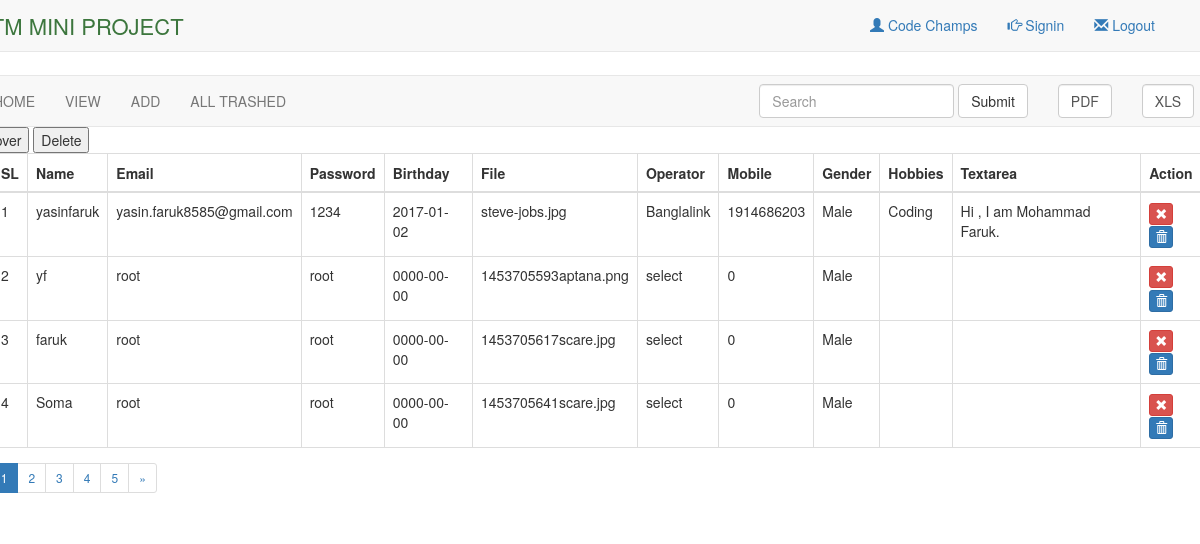
The page /Views/SEIP107348/Phonebook/trashed.php on the database its author committed.
### tables this page shows
CREATE TABLE IF NOT EXISTS `phone_data` (
`id` int(11) NOT NULL,
  `name` varchar(30) NOT NULL,
  `email` varchar(30) NOT NULL,
  `password` varchar(30) NOT NULL,
  `birthday` date NOT NULL,
  `file` varchar(30) NOT NULL,
  `operator` varchar(30) NOT NULL,
  `mobile` int(30) NOT NULL,
  `gender` varchar(10) NOT NULL,
  `hobbies` varchar(100) NOT NULL,
  `textarea` varchar(255) NOT NULL,
  `deleted_at` varchar(100) DEFAULT NULL
);

### Source/BITM/SEIP107348/Phonebook/Phonebook.php (called while the page is built, shortened)
<?php
class Phonebook {
    public function trashed() {
        $query = "SELECT * FROM `phone_data`  WHERE deleted_at is not NULL";
        $result = mysql_query($query);
        while ($row = mysql_fetch_assoc($result)) {
            $users[] = $row;
        }
        return $users;
    }
}

### Views/SEIP107348/Phonebook/trashed.php (the view, shortened to what this page needs)
<?php
$view = new Phonebook();
$views = $view->trashed();
?>
<!DOCTYPE html>
<html>
    <head>
        <link href="../../../Asset/css/font-awesome.min.css" rel="stylesheet" type="text/css"/>
        <link href="../../../Asset/css/bootstrap.min.css" rel="stylesheet" type="text/css"/>
        <link href="../../../Asset/css/main.css" rel="stylesheet" type="text/css"/>
    </head>
    <body>
        <section class="header_part">
            <div class="container">
                <div class="row">
                    <div>
                        <div class="col-md-6">
                            <p class="header_text text-success pull-left">BITM MINI PROJECT</p>
                        </div>
                        <div class="col-md-6">
                            <p class="navbar-text pull-right">
                                <a href="#"><span class="glyphicon glyphicon-envelope"></span> Logout</a>
                            </p>
                            <p class="navbar-text pull-right">
                                <a href="#"><span class="glyphicon glyphicon-hand-right"></span> Signin</a>
                            </p>
                            <p class="navbar-text pull-right">
                                <a href="#"><span class="glyphicon glyphicon-user"></span> Code Champs</a>
                            </p>
                        </div>
                    </div>
                </div>
            </div>
        </section>
        <section class="project_list">
            <div class="container">
                <div class="row">
                    <div class="col-md-12 col-md-offset-">
                        <div class="col-md-12 body_table_part">
                            <div class="co">
                                <div class="table_part">
                                    <div class="table_head_part">
                                        <nav class="navbar navbar-default" role="navigation">
                                            <div class="collapse navbar-collapse navbar-ex1-collapse">
                                                <ul class="nav navbar-nav">
                                                    <li><a href="../../../login.php">HOME</a></li>
                                                    <li><a href="index.php">VIEW</a></li>
                                                    <li><a href="http://localhost/BITM_Mini_Project/Views/SEIP107348/Phonebook/create.php">ADD</a></li>
                                                    <li><a href="http://localhost/BITM_Mini_Project/Views/SEIP107348/Phonebook/trashed.php">ALL TRASHED</a></li>
                                                </ul>
                                                <ul class="nav navbar-nav navbar-right">
                                                    <form class="navbar-form navbar-left" role="search">
                                                        <div class="form-group">
                                                            <input type="text" class="form-control" placeholder="Search">
                                                        </div>
                                                        <button type="submit" class="btn btn-default">Submit</button>
                                                    </form>
                                                    <form class="navbar-form navbar-left" role="search" action="pdf.php" method="post">
                                                        <div class="form-group">
                                                            <input type="submit" value="PDF" name="export" class="form-control" />
                                                        </div>
                                                    </form>
                                                    <form class="navbar-form navbar-left" role="search" action="01simple-download-xlsx.php" method="post">
                                                        <div class="form-group">
                                                            <input type="submit" value="XLS" name="submit" class="form-control" />
                                                        </div>
                                                    </form>
                                                </ul>
                                            </div>
                                        </nav>
                                    </div>
                                    <div class="table_main_part">
                                        <form action="recover_multiple.php" method="post">
                                            <button type="submit">Recover</button>
                                            <button type="button" id="deleteAll">Delete</button>
                                            <table class="table table-bordered table-hover">
                                                <thead>
                                                    <tr>
                                                        <th>SL</th>
                                                        <th>Name</th>
                                                        <th>Email</th>
                                                        <th>Password</th>
                                                        <th>Birthday</th>
                                                        <th>File</th>
                                                        <th>Operator</th>
                                                        <th>Mobile</th>
                                                        <th>Gender</th>
                                                        <th>Hobbies</th>
                                                        <th>Textarea</th>
                                                        <th>Action</th>
                                                    </tr>
                                                </thead>
                                                <tbody>
                                                    <?php
                                                    if (count($views) > 0) {
                                                        $n = 1;
                                                        foreach ($views as $user) {
                                                            ?>
                                                            <tr>
                                                                <td><?php echo $n; ?></td>
                                                                <td><?php echo $user['name']; ?></td>
                                                                <td><?php echo $user['email']; ?></td>
                                                                <td><?php echo $user['password']; ?></td>
                                                                <td><?php echo $user['birthday']; ?></td>
                                                                <td><?php echo $user['file']; ?></td>
                                                                <td><?php echo $user['operator']; ?></td>
                                                                <td><?php echo $user['mobile']; ?></td>
                                                                <td><?php echo $user['gender']; ?></td>
                                                                <td><?php echo $user['hobbies']; ?></td>
                                                                <td><?php echo $user['textarea']; ?></td>
                                                                <td class="">
                                                                    <a href="delete.php?id=<?php echo $user['id']; ?>" name="delete" class="btn btn-danger btn-xs delete">                                         <span class="glyphicon glyphicon-remove"></span>
                                                                    </a>
                                                                    <a href="recover.php?id=<?php echo $user['id']; ?>" style="" class="btn btn-primary btn-xs">
                                                                        <span class="glyphicon glyphicon-trash"></span>
                                                                    </a>
                                                                </td>
                                                            </tr>
                                                            <?php
                                                            $n++;
                                                        }
                                                    } else {
                                                        ?>
                                                        <tr>
                                                            <td colspan="13" class="text-center">No record is available.</td>
                                                        </tr>
                                                    <?php } ?>
                                                </tbody>
                                            </table>
                                        </form>
                                        <div class="table_pagination">
                                            <ul class="pagination pagination-sm">
                                                <li class="active"><a href="#">1</a></li>
                                                <li><a href="#">2</a></li>
                                                <li><a href="#">3</a></li>
                                                <li><a href="#">4</a></li>
                                                <li><a href="#">5</a></li>
                                                <li><a href="#">&raquo;</a></li>
                                            </ul>
                                        </div>
                                    </div>
                                </div>
                            </div>
                        </div>
                    </div>
                </div>
            </div>
        </section>
    </body>
</html>

### Asset/css/main.css (style rules this page uses)
.header_part { border-bottom: 1px solid #e7e7e7; background-color: #f8f8f8; }
p.header_text { margin: 10px -60px; font-size: 22px; }
.table_pagination { margin-top: -50px; }
.table_part { margin-top: -46px; }
.table_part { margin-top: 2%; margin-right: -40px; margin-left: -68px; }
.body_table_part { padding-left: 0px !important; padding-right: 0px !important; margin-right: 0px !important; margin-left: 0px !important; }
.table_main_part { margin-top: -20px; }
.table_pagination { margin-top: -25px; }

### rows shown on the page
phone_data: name "yasinfaruk", email "yasin.faruk8585@gmail.com", password "1234", birthday "2017-01-02", file "steve-jobs.jpg", operator "Banglalink", mobile "1914686203", gender "Male", hobbies "Coding", textarea "Hi , I am Mohammad Faruk."
phone_data: name "yf", email "root", password "root", birthday "0000-00-00", file "1453705593aptana.png", operator "select", mobile "0", gender "Male"
phone_data: name "faruk", email "root", password "root", birthday "0000-00-00", file "1453705617scare.jpg", operator "select", mobile "0", gender "Male"
phone_data: name "Soma", email "root", password "root", birthday "0000-00-00", file "1453705641scare.jpg", operator "select", mobile "0", gender "Male"
